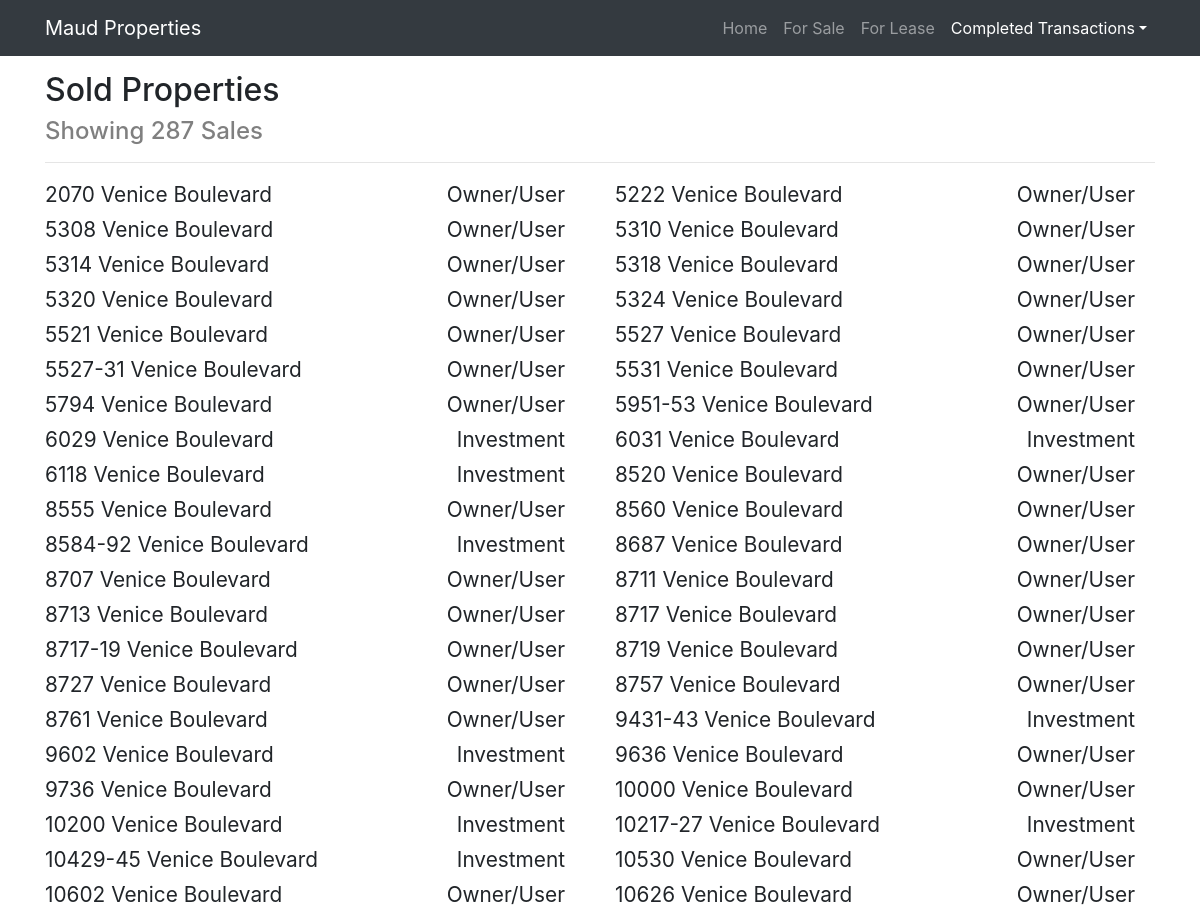
/completedtransactions/sold/ (upper part), run on an earlier commit of the app's database.
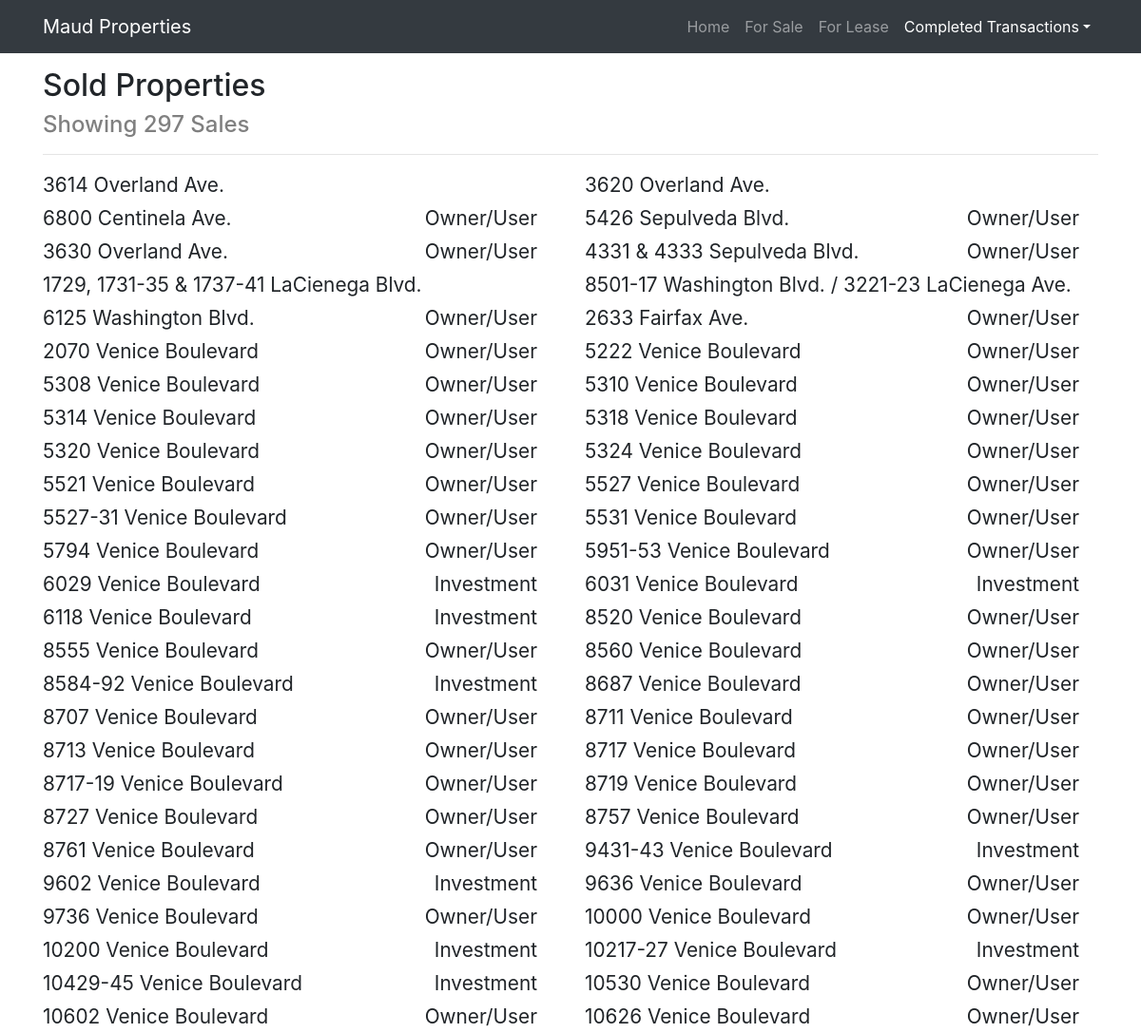
And on a later commit of the database.
### sale/models.py (models this page shows, shortened)
class Listing(models.Model):
    address = models.CharField(max_length=200)
    city = models.CharField(max_length=50, default='Culver City')
    zipcode = models.DecimalField(max_digits=5, decimal_places=0, default=0)
    longitude = models.DecimalField(max_digits=10, decimal_places=7, default=0)
    latitude = models.DecimalField(max_digits=10, decimal_places=7, default=0)
    price = models.IntegerField(default=0, blank=True)
    lot_size = models.IntegerField(default=0, blank=True)
    building_size = models.IntegerField(default=0, blank=True)
    completed = models.BooleanField(default=False, blank=True)
    in_escrow = models.BooleanField(default=False, blank=True)
    property_type = models.CharField(max_length=40, default="Owner/User", blank=True)
    completion_date = models.DateField(auto_now=False, auto_now_add=True, blank=True)
    description = models.CharField(max_length=400, blank=True)
    main_image = models.ImageField(upload_to='images/', blank=True)
    main_image_description = models.CharField(max_length=100, blank=True)
    flier = models.FileField(upload_to='fliers/', blank=True)
    rank = models.IntegerField(default=1)
    class Meta:
        abstract=True

class Sale(Listing):
    in_escrow = models.BooleanField(default=False, blank=True)
    featured = models.BooleanField(default=False, blank=True)

### completedtransactions/views.py (the view)
# urls.py: path('sold/', views.sold, name='sold'),
def sold(request):
    template = 'completedtransactions/index.html'
    transactions = []
    sales = Sale.objects.filter(completed=True)
    for sale in sales:
        transactions.append({'address': sale.address, 'type': sale.property_type, 'id': sale.id})
    old_sales = CompletedTransactions.objects.filter(transaction="Sold")
    for sale in old_sales:
        transactions.append({'address': sale.address, 'type': sale.property_type, 'id': sale.id})
    context = {
        'title': 'Sold',
        'subtitle': 'Sales',
        'transactions': transactions,
    }
    return render(request, template, context)

### completedtransactions/templates/completedtransactions/index.html (shortened to what this page needs)
<!DOCTYPE html>
<html lang="en">
<head>
    <link href="https://stackpath.bootstrapcdn.com/bootstrap/4.3.1/css/bootstrap.min.css" rel="stylesheet">
    {% load static %}
    <link href="{% static "home/main.css"%}" rel="stylesheet">
</head>
<body>
    <div id="nav-placeholder">
        {% include "home/nav.html" with active_tab='Transactions' %}
    </div>
    <div class="container">
        <h2 class="header">{{title}} Properties</h2>
        <h4 style="margin: 0px; color: grey">Showing {{transactions|length}} {{subtitle}}</h4 >
        <hr>
        <div class="row">
        {% for prop in transactions %}
            <div class="col-xl">
                <div class="property-list-row">
                    <span>{{prop.address}}</span><span style="float: right;">{{prop.type}}</span>
                </div>
            </div>
            {% if forloop.counter|divisibleby:2%}
            </div>
            <div class="row">
            {% endif %}
            {% endfor %}
        </div>
    </div>
</body>
</html>

What changed in the data, as far as the page shows it:
added Sale: address "3614 Overland Ave."
added Sale: address "3620 Overland Ave."
added Sale: address "6800 Centinela Ave.", type "Owner/User"
added Sale: address "5426 Sepulveda Blvd.", type "Owner/User"
added Sale: address "3630 Overland Ave.", type "Owner/User"
added Sale: address "4331 & 4333 Sepulveda Blvd.", type "Owner/User"
added Sale: address "1729, 1731-35 & 1737-41 LaCienega Blvd."
added Sale: address "8501-17 Washington Blvd. / 3221-23 LaCienega Ave."
added Sale: address "6125 Washington Blvd.", type "Owner/User"
added Sale: address "2633 Fairfax Ave.", type "Owner/User"
Also different on the page:
{{ transactions|length }}: "287" → "297"
